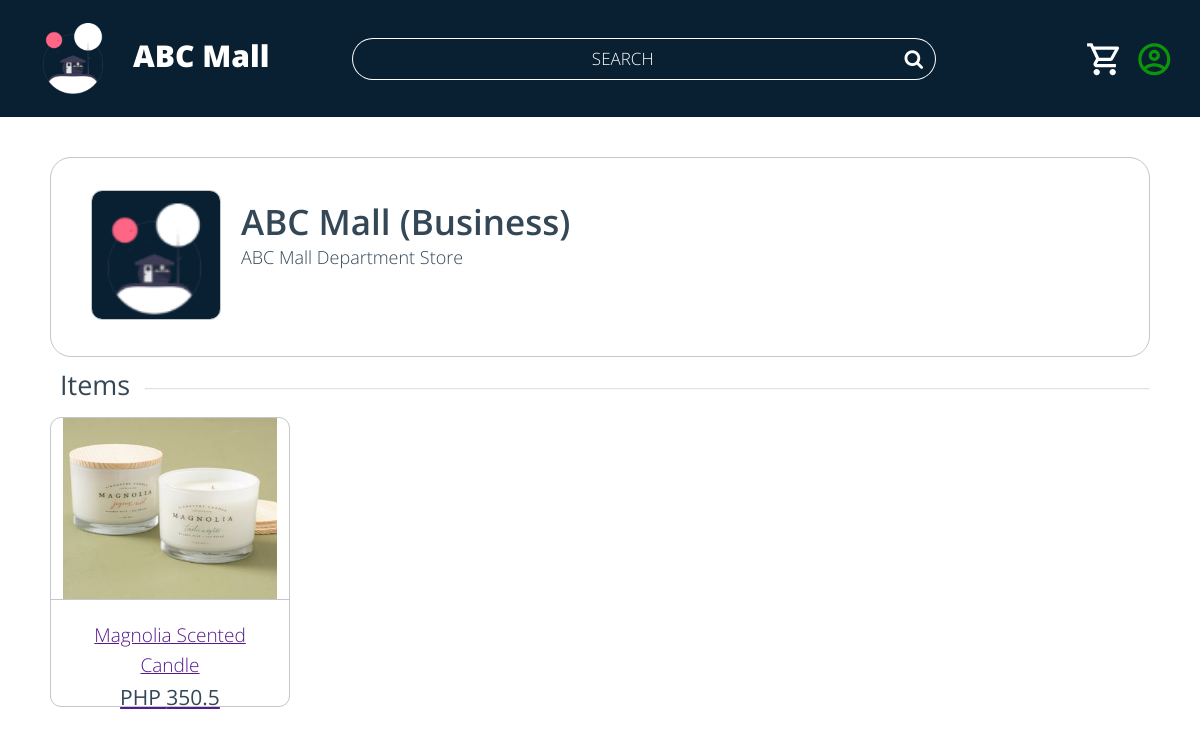
Screenshot of /Finals/store-view.php?business=1000001 (signed in) with the database file from the repository.
### tables this page shows
CREATE TABLE `business` (
  `business_id` int(11) NOT NULL,
  `username` varchar(15) NOT NULL,
  `photo` varchar(255) NOT NULL DEFAULT 'Logo_Place.png',
  `password` varchar(255) NOT NULL,
  `category` varchar(255) NOT NULL,
  `business_name` varchar(255) NOT NULL,
  `business_description` varchar(255) NOT NULL
);

CREATE TABLE `inventory` (
  `product_id` int(11) NOT NULL,
  `business_id` int(11) NOT NULL,
  `item_name` varchar(255) NOT NULL,
  `item_description` varchar(255) DEFAULT NULL,
  `category` varchar(255) NOT NULL,
  `price` float NOT NULL,
  `stock` int(11) NOT NULL
);

CREATE TABLE `product_photos` (
  `product_id` int(11) NOT NULL,
  `filename` varchar(255) NOT NULL
);

### Finals/store-view.php (the view, shortened to what this page needs)
<?php
include("dbconnect.php");
$business_id = $_GET['business'];
$query = "SELECT * FROM business WHERE business_id = $business_id";
$result = mysqli_query($conn, $query);
$store = mysqli_fetch_array($result);
$filephoto = "BusinessLogos/".$store['photo'];
?>
<!DOCTYPE html>
<html lang="en">
    <head>
        <link rel="stylesheet" href="https://cdnjs.cloudflare.com/ajax/libs/font-awesome/4.7.0/css/font-awesome.min.css">
        <link rel="stylesheet" href="css/navigation-general.css">
        <link rel="stylesheet" href="css/style5.css">
    </head>
    <body>
        <header class="main-screen-header">
            <a href="mainscreen.php" class="logo-link">
                <div class="logo-container">
                    <img src="DesignMaterials/Icons/undraw_cabin_hkfr.png" alt="Mall Logo Image" style="grid-column: 1/span 1; grid-row: 1/span 2;">
                    <h1 class="abc-mall">ABC Mall</h1>
                </div>
            </a>
            <form action="" method="post">
                <div class="search-container">
                    <input type="text" name="search-nav" id="search-nav" placeholder="SEARCH">
                    <button type="submit" id="search-nav-submit"><i class="fa fa-search"></i></button>
                </div>
            </form>
            <a href="" id="profile-icon-nav">
                <div class="profile-container">
                    <a href="cart.php"><img class="shop-cart" src="DesignMaterials/Icons/shopping_cart_white_24dp.svg" alt="shopping cart icon"></a>
                </div>
            </a>
        </header>
        <div class="store-view-container">
            <div class="svc-top">
                <div>
                    <img src=<?php echo $filephoto?> alt="DesignMaterials/Icons/image_black_24dp.svg">
                </div>
                <h1><?php echo $store['business_name']?></h1>
                <p><?php echo $store['business_description']?></p>
            </div>
            <div class="svc-mid">
                <h2>Items</h2>
                <hr>
            </div>
            <div class="svc-bottom">
                <?php
                    $query = "SELECT * FROM inventory WHERE business_id = '$business_id' ";
                    $result = mysqli_query($conn, $query);
                    $photoFile = "";
                    if (mysqli_num_rows($result) > 0){
                        while ($qValue = mysqli_fetch_assoc($result)){
                            $photoQ = "SELECT * FROM product_photos WHERE product_id =".$qValue['product_id'];
                            $photoR = mysqli_query($conn, $photoQ);
                            if(mysqli_num_rows($photoR) > 0){
                                $pValue = mysqli_fetch_assoc($photoR);
                                $photoFile = "Items/".$pValue['filename'];
                            }
                            if($qValue['category'] == "ECOMMERCE"){
                    ?>
                            <a href="" target="_blank">
                                <div class="svc-bottom-items">
                                    <div class="svc-bottom-items-top">
                                        <img src=<?php echo $photoFile;?> alt="DesignMaterials/Icons/image_black_24dp.svg">
                                    </div>
                                    <div class="svc-bottom-items-down">
                                        <h2><?php echo $qValue['item_name']; ?></h2>
                                        <h3>PHP <?php echo $qValue['price']; ?></h3>
                                    </div>
                                </div>
                        <?php
                            }
                        }
                    }
                ?>
            </div>
        </div>
    </body>
</html>

### Finals/css/navigation-general.css (style rules this page uses)
* { margin: 0; padding: 0; box-sizing: border-box; }
body { font-family: 'Open Sans', sans-serif; }
header { background-color: #082032; border: solid; border-color: #082032; display: flex; justify-content: space-between; align-items: center; padding: 10px; }
.logo-link { text-decoration: none; }
.logo-container { display: grid; grid-template-columns: 90px auto; grid-template-rows: auto auto; margin: 10px 0 10px 30px; width: fit-content; }
.logo-container img { width: 60px; }
.abc-mall { font-size: 30px; color: white; height: fit-content; padding-top: 12px; font-weight: 800; }
.search-container { display: flex; justify-content: center; align-items: center; }
#search-nav { background-color: transparent; border: none; border-top: 1px solid white; border-left: 1px solid white; border-bottom: 1px solid white; color: white; text-align: center; height: 42px; border-top-left-radius: 25px; border-bottom-left-radius: 25px; font-family: 'Open Sans', sans-serif; font-size: 17px; font-weight: 300; width: 45vw; }
#search-nav::placeholder { color: white; }
#search-nav-submit { margin-top: unset; border-radius: unset; border: none; cursor: pointer; height: 42px; width: 44px; color: white; background-color: transparent; font-size: 20px; border-top: 1px solid white; border-right: 1px solid white; border-bottom: 1px solid white; border-top-right-radius: 25px; border-bottom-right-radius: 25px; }
.profile-container { transform: scale(1.6); display: flex; justify-content: center; align-items: center; margin-right: 30px; }
.shop-cart { padding: 6px 7px 0px 0px; }

### Finals/css/style5.css (style rules this page uses)
* { box-sizing: border-box; padding: 0; margin: 0; font-family: 'Open Sans', sans-serif; }
.store-view-container { max-width: 1100px; height: auto; margin: 40px auto; }
.svc-top { width: auto; height: 200px; border-radius: 21px; padding: 20px; border: 1px solid rgba(51, 71, 86, 0.3); }
.svc-top div { width: 130px; height: 130px; border-radius: 11px; float: left; display: flex; justify-content: center; margin: 12px 20px; border: 1px solid rgba(51, 71, 86, 0.3); overflow-y: hidden; }
.svc-top div img { width: 100%; }
.svc-top h1 { padding-top: 20px; font-size: 35px; font-weight: 600; color: rgba(51, 71, 86, 1); }
.svc-top p { font-size: 18px; font-weight: 300; color: rgba(51, 71, 86, 1); }
.svc-mid { width: auto; line-height: 0.2; height: 60px; padding-top: 25px; }
.svc-mid h2 { font-size: 27px; color: rgba(51, 71, 86, 1); font-weight: 400; padding: 0 10px; }
.svc-mid hr { margin-left: 95px; opacity: 0.3; }
.svc-bottom { width: auto; height: auto; display: flex; flex-wrap: wrap; gap: 46px; justify-content: left; }
.svc-bottom-items { width: 240px; height: 290px; border-radius: 11px; border: 1px solid rgba(51, 71, 86, 0.3); }
.svc-bottom-items-top { width: auto; height: 63%; display: flex; justify-content: center; border-bottom: 1px solid rgba(51, 71, 86, 0.3); overflow: hidden; }
.svc-bottom-items-top img { width: 90%; }
.svc-bottom-items-down { width: auto; height: auto; padding: 20px; line-height: 1.6; text-align: center; }
.svc-bottom-items-down h2 { font-weight: 300; font-size: 19px; }
.svc-bottom-items-down h3 { font-weight: 400; font-size: 21px; color: rgba(51, 71, 86, 1); }

### rows the page displays
business: photo (picture), business_name "ABC Mall (Business)", business_description "ABC Mall Department Store"
inventory: product_photos.filename (picture), item_name "Magnolia Scented Candle", price "350.5"
